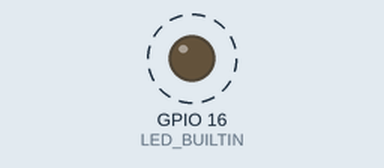
This sketch was run on a simulated ESP32. Parts: output pins drawn as LEDs (lit = HIGH). Dashed ring = blinking.

Above: at 0.15 s.
Timing chart, 0 to 3.0 s (numbered marks = the images above):
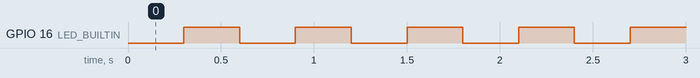

The sketch:

TBasic.ino
```cpp
/***************/


#include <Ticker.h>
#define LED_BUILTIN 16
Ticker flipper;

int count = 0;

void flip()
{
  int state = digitalRead(LED_BUILTIN);  // get the current state of GPIO1 pin
  digitalWrite(LED_BUILTIN, !state);     // set pin to the opposite state

}

void setup() {
  pinMode(LED_BUILTIN, OUTPUT);
  digitalWrite(LED_BUILTIN, LOW);

  flipper.attach(0.3, flip);
}

void loop() {
}
```

Measured:
- by itself, GPIO 16 (LED_BUILTIN): alternates HIGH for 0.30 s and LOW for 0.30 s
